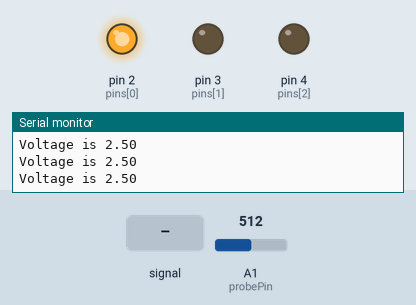
Recording of a sketch running on a simulated Arduino Uno, built with avr-gcc and run on an emulated ATmega328P. On the bench: output pins drawn as LEDs (lit = HIGH), the last lines printed to the serial monitor. Dashed ring = blinking. Inputs (shaded band) come from the test bench; at power-on: A1 (probePin) = 512.

Above: at 1.2 s.
1.3 s: A1 (probePin) fed a 200 Hz sine of ±255 counts around its level
At 2.2 s:
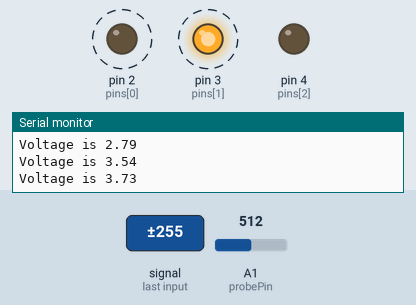
4.3 s: A1 (probePin) set to 900
At 5.2 s:
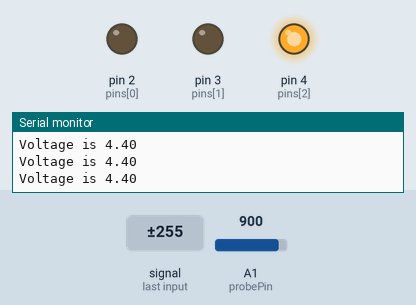
5.9 s: A1 (probePin) set to 832
7.4 s: A1 (probePin) set to 802
At 7.8 s:
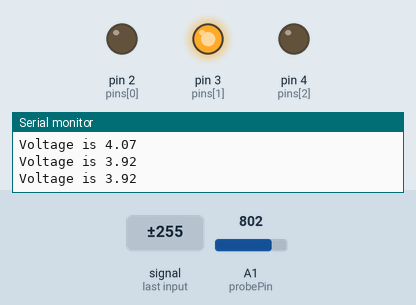
8.9 s: A1 (probePin) set to 1023
At 10.4 s:
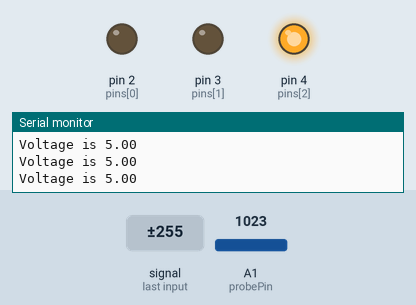
Timing chart, 0 to 11.5 s (numbered marks = the images above; inputs shaded):
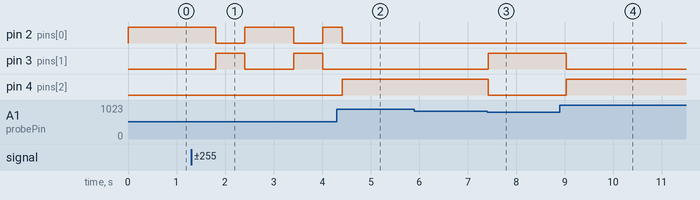

Measured:
- the behaviour switches between 819 and 818 on A1 (probePin) (found by bisection; images 2 and 3)
- after the input at 1.3 s, pin 2 (pins[0]): alternates HIGH for 1.0 s and LOW for 0.60 s, starting after 0.51 s; pin 3 (pins[1]): alternates HIGH for 0.60 s and LOW for 1.0 s, starting after 0.51 s
- after the input at 4.3 s, pin 3 (pins[1]): stays LOW (without the input it goes to HIGH after 0.72 s); pin 4 (pins[2]): LOW → HIGH after 0.11 s
- after the input at 7.4 s, pin 3 (pins[1]): LOW → HIGH at once; pin 4 (pins[2]): HIGH → LOW at once
- after the input at 8.9 s, pin 3 (pins[1]): HIGH → LOW after 0.13 s; pin 4 (pins[2]): LOW → HIGH after 0.13 s

The sketch:

homework13_potentiameter.ino
```cpp
/**
 * potentiameter reading and turning on three LEDs for certain values
 * https://www.youtube.com/watch?v=ORNted-NgRM
 */
int probePin = A1;
int baud = 9600;
int delayTime = 200;
int pins[3] = {2, 3, 4};

void setup() {
  pinMode(probePin, INPUT);
  for(int i=0;i<3;i++){
    pinMode(pins[i], OUTPUT);
  }
  Serial.begin(baud);
}

void loop() {
  int intensity = analogRead(probePin);
  float voltage = (5. / 1023.) * intensity;
  Serial.print("Voltage is ");
  Serial.println(voltage);

  if(voltage >4){
    light_led(2);
  } else if(voltage <3){
    light_led(0);
  } else {
    light_led(1);
  }
  delay(delayTime);
}

void light_led(int led_index){
  for(int i=0; i<3;i++){
    int pin = pins[i];
    if(i==led_index){
      digitalWrite(pin, HIGH);
    } else {
      digitalWrite(pin, LOW);
    }
  }
}
```
